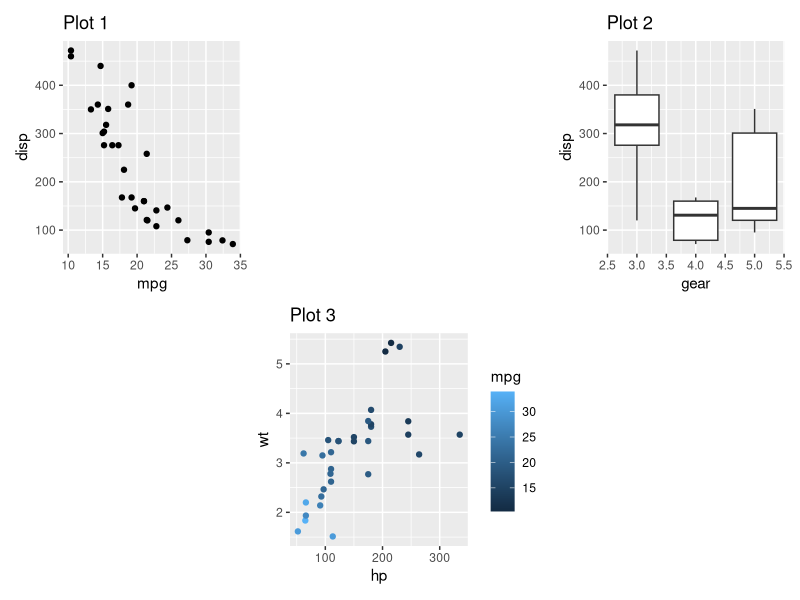
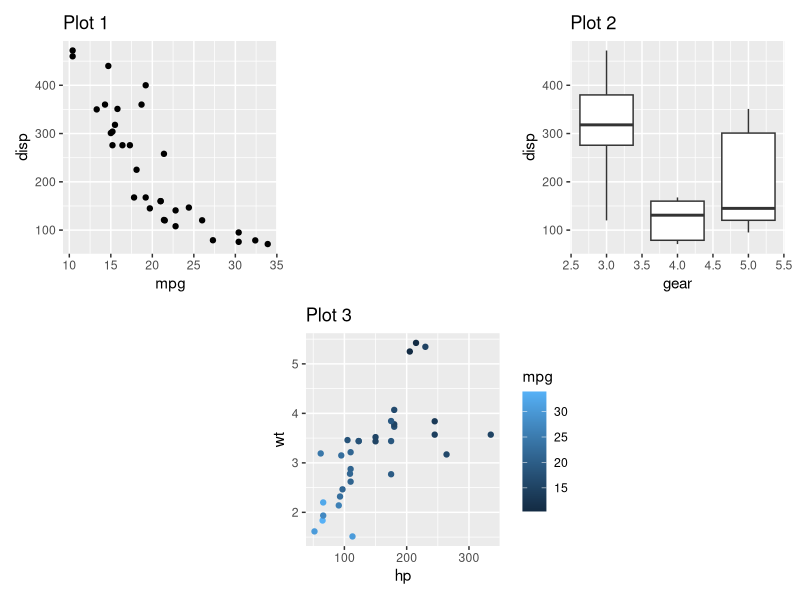
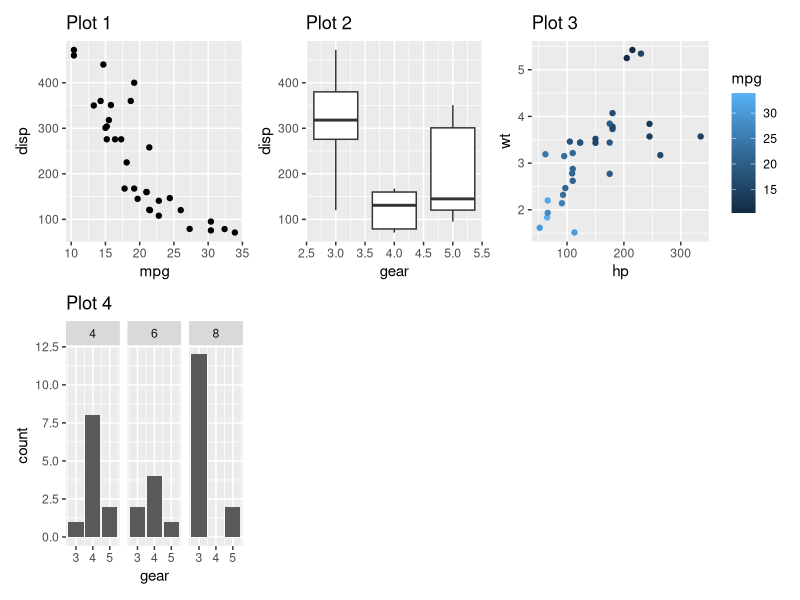
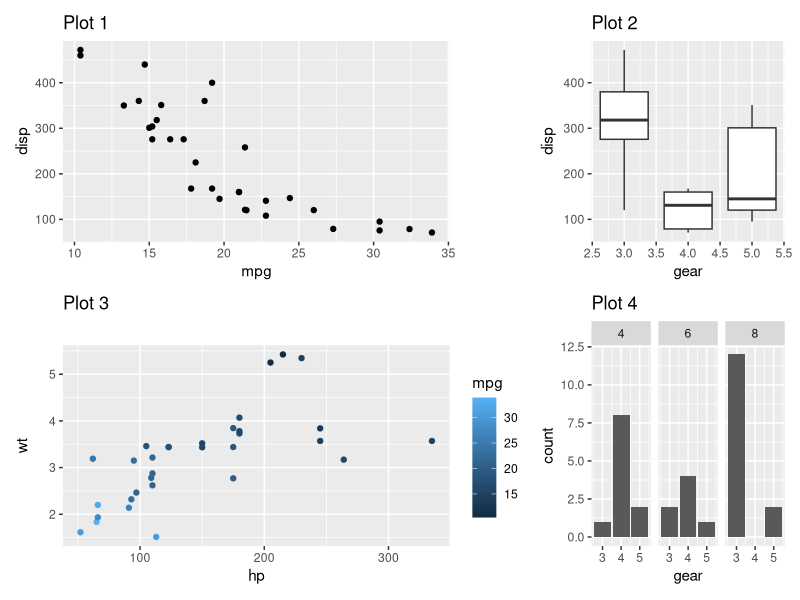
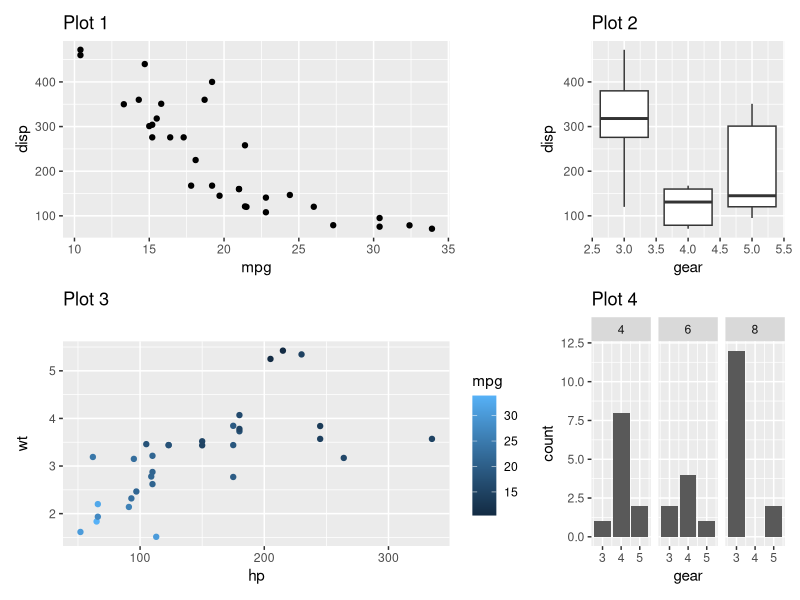
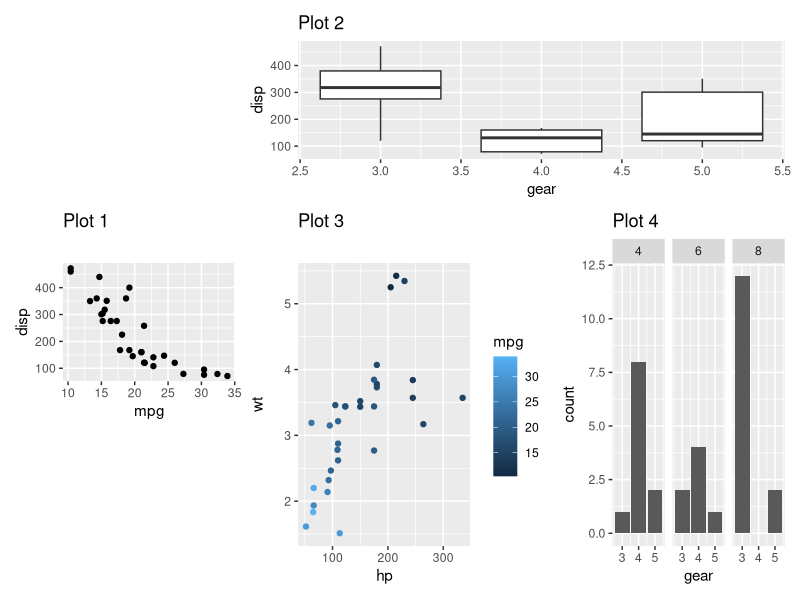
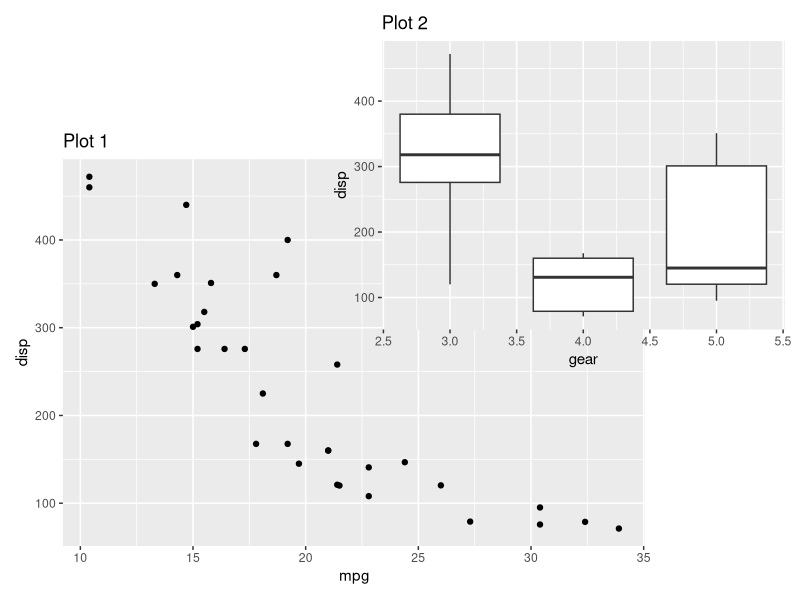
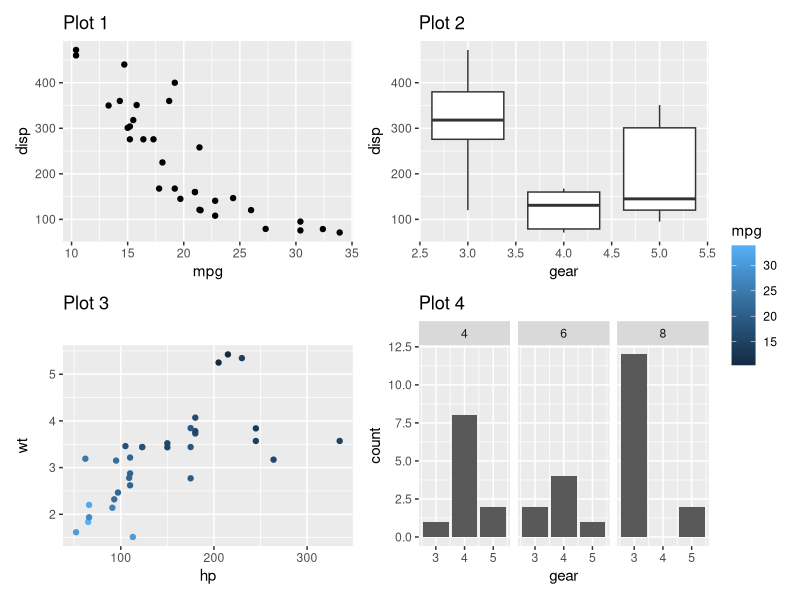

Recreate these plots in R, in order.
## ---- chunk 1
knitr::opts_chunk$set(
  collapse = TRUE,
  comment = "#>"
)
## ---- chunk 2
library(patchwork)
## ---- chunk 3
library(ggplot2)
p1 <- ggplot(mtcars) + 
  geom_point(aes(mpg, disp)) + 
  ggtitle('Plot 1')

p2 <- ggplot(mtcars) + 
  geom_boxplot(aes(gear, disp, group = gear)) + 
  ggtitle('Plot 2')

p3 <- ggplot(mtcars) + 
  geom_point(aes(hp, wt, colour = mpg)) + 
  ggtitle('Plot 3')

p4 <- ggplot(mtcars) + 
  geom_bar(aes(gear)) + 
  facet_wrap(~cyl) + 
  ggtitle('Plot 4')
## ---- chunk 4
p1 + plot_spacer() + p2 + plot_spacer() + p3 + plot_spacer()
## ---- chunk 5
(p1 + plot_spacer() + p2) / (plot_spacer() + p3 + plot_spacer())
## ---- chunk 6
p1 + p2 + p3 + p4 + 
  plot_layout(ncol = 3)
## ---- chunk 7
p1 + p2 + p3 + p4 + 
  plot_layout(widths = c(2, 1))
## ---- chunk 8
p1 + p2 + p3 + p4 + 
  plot_layout(widths = c(2, 1), heights = unit(c(5, 1), c('cm', 'null')))
## ---- chunk 9
layout <- "
##BBBB
AACCDD
##CCDD
"
p1 + p2 + p3 + p4 + 
  plot_layout(design = layout)
## ---- chunk 10
layout <- c(
  area(t = 2, l = 1, b = 5, r = 4),
  area(t = 1, l = 3, b = 3, r = 5)
)
p1 + p2 + 
  plot_layout(design = layout)
## ---- chunk 11
p1 + p2 + p3 + p4 +
  plot_layout(guides = 'collect')
## ---- chunk 12
((p2 / p3 + plot_layout(guides = 'auto')) | p1) + plot_layout(guides = 'collect')
## ---- chunk 13
((p2 / p3 + plot_layout(guides = 'keep')) | p1) + plot_layout(guides = 'collect')
## ---- chunk 14
p1a <- p1 <- ggplot(mtcars) + 
  geom_point(aes(mpg, disp, colour = mpg, size = wt)) + 
  ggtitle('Plot 1a')

p1a | (p2 / p3)
## ---- chunk 15
(p1a | (p2 / p3)) + plot_layout(guides = 'collect')
## ---- chunk 16
p1 + p2 + p3 + guide_area() + 
  plot_layout(guides = 'collect')
